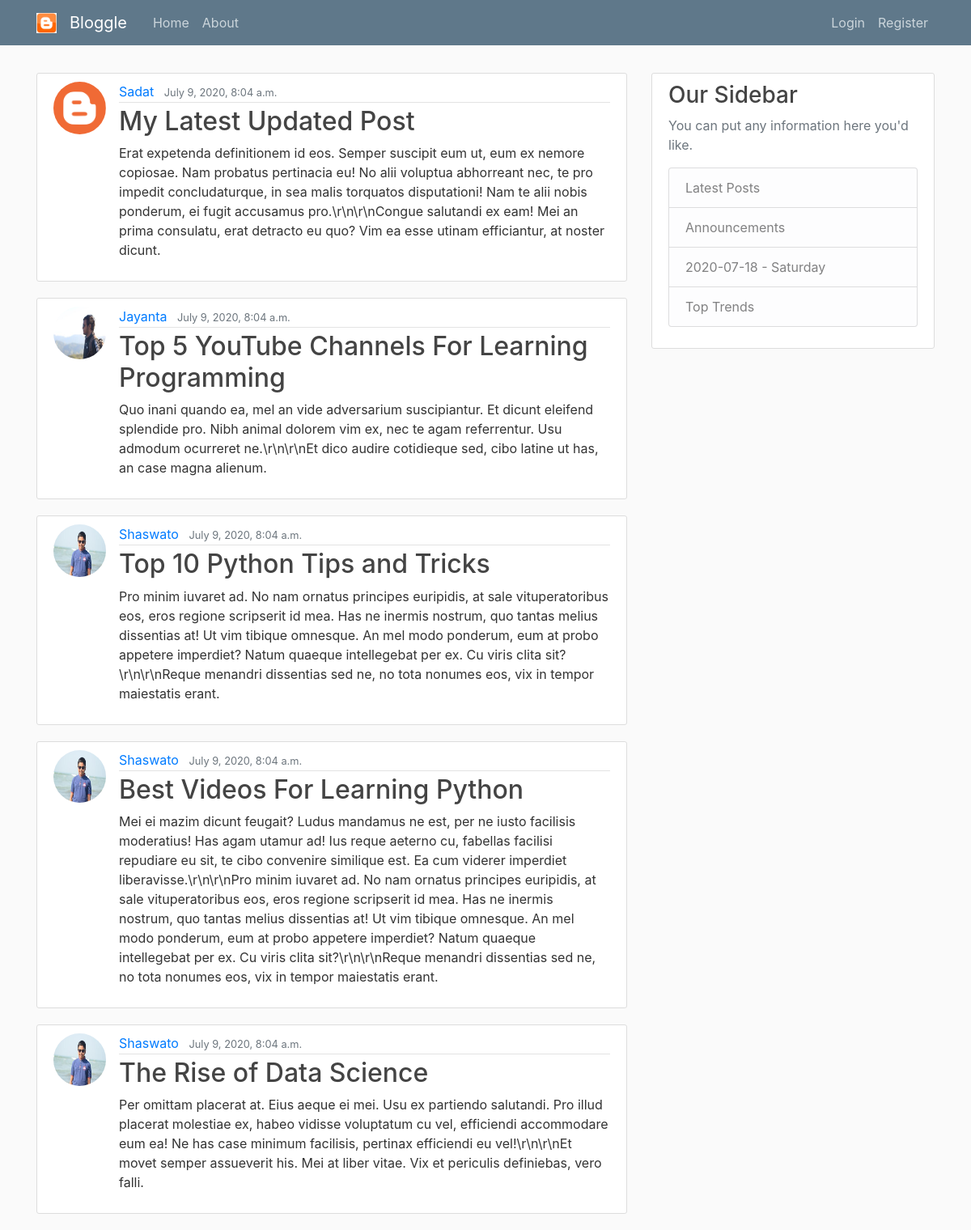
The page / on the database its author committed.
### blog/models.py (models this page shows, shortened)
class Post(models.Model):
    title = models.CharField(max_length=70)
    content = models.TextField()
    date_posted = models.DateTimeField(default=timezone.now)
    author = models.ForeignKey(User, on_delete=models.CASCADE)

### User/models.py (models this page shows, shortened)
class Profile(models.Model):
    user = models.OneToOneField(User, on_delete=models.CASCADE)
    image = models.ImageField(default='default.png', upload_to='profile_pics')

### blog/views.py (the view)
# urls.py: path('', PostListView.as_view()),
class PostListView(ListView):
    model = Post
    template_name = 'blog/home.html'
    context_object_name = 'posts'
    ordering = ['-date_posted']
    paginate_by = 5
    def get_context_data(self, *, object_list=None, **kwargs):
        context = super(PostListView, self).get_context_data(**kwargs)
        context['date'] = calender_today()
        return context

### blog/views.py (called while the page is built)
def calender_today():
    date = datetime.today()
    date = str(date).split()[0] + " - " + weekdays[date.weekday()]
    return date

### templates/Blog/home.html
{% extends 'Blog/base.html' %}
{% block content %}
    {% for post in posts %}
        <article class="media content-section">
          <img class="rounded-circle article-img" src="{{ post.author.profile.image.url }}">
          <div class="media-body">
            <div class="article-metadata">
              <a class="mr-2" href="#">{{ post.author }}</a>
              <small class="text-muted">{{ post.date_posted }}</small>
            </div>
            <h2><a class="article-title" href="{% url 'blog_site:post-detail' post.id %}">{{ post.title }}</a></h2>
            <p class="article-content">{{ post.content }}</p>
          </div>
        </article>
    {% endfor %}
{% endblock content %}

### static/blog/base.css (style rules this page uses)
body { background: #fafafa; color: #333333; margin-top: 5rem; }
h1, h2, h3, h4, h5, h6 { color: #444444; }
.content-section { background: #ffffff; padding: 10px 20px; border: 1px solid #dddddd; border-radius: 3px; margin-bottom: 20px; margin-top: 10px; }
.article-title { color: #444444; }
.article-content { white-space: pre-line; }
.article-img { height: 65px; width: 65px; margin-right: 16px; }
.article-metadata { padding-bottom: 1px; margin-bottom: 4px; border-bottom: 1px solid #e3e3e3 }

### rows shown on the page
Post: author.profile.image (placeholder picture), author "Sadat", date_posted "July 9, 2020, 8:04 a.m.", title "My Latest Updated Post", content "Erat expetenda definitionem id eos. Semper suscipit eum ut, eum ex nemore copiosae. Nam probatus pertinacia eu! No alii voluptua abhorreant nec, te pro impedit concludaturque, in sea malis torquatos disputationi! Nam te alii nobis ponderum, ei fugit accusamus pro.\\r\\n\\r\\nCongue salutandi ex eam! Mei an prima consulatu, erat detracto eu quo? Vim ea esse utinam efficiantur, at noster dicunt."
Post: author.profile.image (picture), author "Jayanta", date_posted "July 9, 2020, 8:04 a.m.", title "Top 5 YouTube Channels For Learning Programming", content "Quo inani quando ea, mel an vide adversarium suscipiantur. Et dicunt eleifend splendide pro. Nibh animal dolorem vim ex, nec te agam referrentur. Usu admodum ocurreret ne.\\r\\n\\r\\nEt dico audire cotidieque sed, cibo latine ut has, an case magna alienum."
Post: author.profile.image (picture), author "Shaswato", date_posted "July 9, 2020, 8:04 a.m.", title "Top 10 Python Tips and Tricks", content "Pro minim iuvaret ad. No nam ornatus principes euripidis, at sale vituperatoribus eos, eros regione scripserit id mea. Has ne inermis nostrum, quo tantas melius dissentias at! Ut vim tibique omnesque. An mel modo ponderum, eum at probo appetere imperdiet? Natum quaeque intellegebat per ex. Cu viris clita sit?\\r\\n\\r\\nReque menandri dissentias sed ne, no tota nonumes eos, vix in tempor maiestatis erant."
Post: author.profile.image (picture), author "Shaswato", date_posted "July 9, 2020, 8:04 a.m.", title "Best Videos For Learning Python", content "Mei ei mazim dicunt feugait? Ludus mandamus ne est, per ne iusto facilisis moderatius! Has agam utamur ad! Ius reque aeterno cu, fabellas facilisi repudiare eu sit, te cibo convenire similique est. Ea cum viderer imperdiet liberavisse.\\r\\n\\r\\nPro minim iuvaret ad. No nam ornatus principes euripidis, at sale vituperatoribus eos, eros regione scripserit id mea. Has ne inermis nostrum, quo tantas melius dissentias at! Ut vim tibique omnesque. An mel modo ponderum, eum at probo appetere imperdiet? Natum quaeque intellegebat per ex. Cu viris clita sit?\\r\\n\\r\\nReque menandri dissentias sed ne, no tota nonumes eos, vix in tempor maiestatis erant."
Post: author.profile.image (picture), author "Shaswato", date_posted "July 9, 2020, 8:04 a.m.", title "The Rise of Data Science", content "Per omittam placerat at. Eius aeque ei mei. Usu ex partiendo salutandi. Pro illud placerat molestiae ex, habeo vidisse voluptatum cu vel, efficiendi accommodare eum ea! Ne has case minimum facilisis, pertinax efficiendi eu vel!\\r\\n\\r\\nEt movet semper assueverit his. Mei at liber vitae. Vix et periculis definiebas, vero falli."

### other values the page prints
{{ date }} "2020-07-18 - Saturday"
